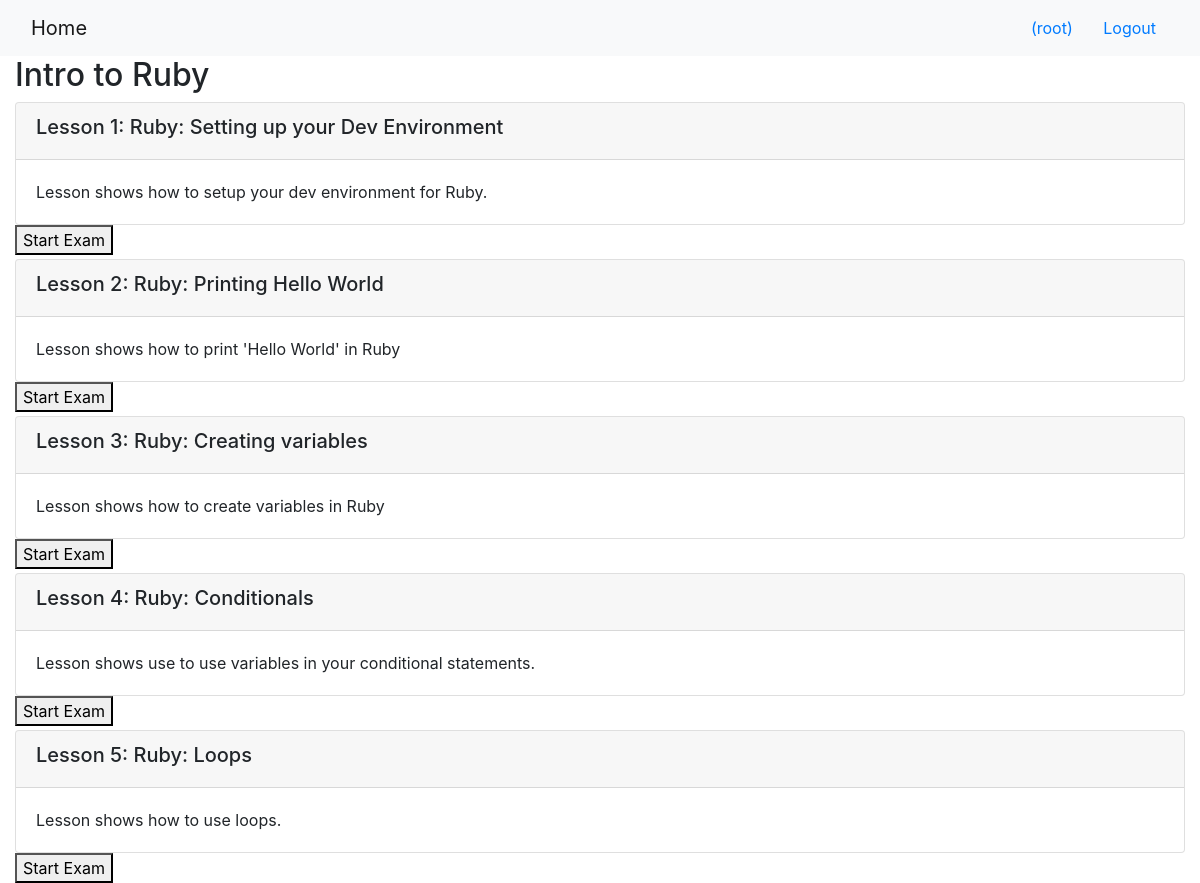
The app's page /onlinecourse/2/ (signed in) with its own data.
### onlinecourse/models.py (models this page shows, shortened)
class Course(models.Model):
    name = models.CharField(null=False, max_length=30, default='online course')
    image = models.ImageField(upload_to='course_images/')
    description = models.CharField(max_length=1000)
    pub_date = models.DateField(null=True)
    instructors = models.ManyToManyField(Instructor)
    users = models.ManyToManyField(settings.AUTH_USER_MODEL, through='Enrollment')
    total_enrollment = models.IntegerField(default=0)
    is_enrolled = False

class Lesson(models.Model):
    title = models.CharField(max_length=200, default="title")
    order = models.IntegerField(default=0)
    course = models.ForeignKey(Course, on_delete=models.CASCADE)
    content = models.TextField()

### onlinecourse/views.py (the view)
# urls.py: path('<int:pk>/', views.CourseDetailView.as_view(), name='course_details'),
class CourseDetailView(generic.DetailView):
    model = Course
    template_name = 'onlinecourse/course_detail_bootstrap.html'

### onlinecourse/templates/onlinecourse/course_detail_bootstrap.html (shortened to what this page needs)
<!DOCTYPE html>
<html lang="en">
<head>
     {% load static %}
    <link rel="stylesheet" href="https://maxcdn.bootstrapcdn.com/bootstrap/4.5.2/css/bootstrap.min.css">
</head>
<body>
    <nav class="navbar navbar-light bg-light">
        <div class="container-fluid">
            <div class="navbar-header">
                  <a class="navbar-brand" href="{% url 'onlinecourse:index' %}">Home</a>
            </div>
            <ul class="nav navbar-nav navbar-right">
                {% if user.is_authenticated %}
                <li>
                    <a class="btn btn-link" href="#">{{ user.first_name }}({{ user.username }})</a>
                    <a class="btn btn-link" href="{% url 'onlinecourse:logout' %}">Logout</a>
                </li>
                {% endif %}
            </ul>
        </div>
    </nav>
    <div class="container-fluid">
            <h2>{{ course.name }}</h2>
            <div class="card-columns-vertical">
                {% for lesson in course.lesson_set.all %}
                    <div class="card mt-1">
                        <div class="card-header"><h5>Lesson {{lesson.order|add:1}}: {{lesson.title}}</h5></div>
                        <div class="card-body">{{lesson.content}}</div>
                    </div>
                    {% if user.is_authenticated %}
                        <button data-toggle="collapse" data-target="#exam_{{lesson.order}}">Start Exam</button>
                    {% endif %}
                {% endfor %}
            </div>
    </div>
</body>
</html>

### records on screen
Course: name "Intro to Ruby"
Lesson: order|add "1", title "Ruby: Setting up your Dev Environment", content "Lesson shows how to setup your dev environment for Ruby."
Lesson: order|add "2", title "Ruby: Printing Hello World", content "Lesson shows how to print 'Hello World' in Ruby"
Lesson: order|add "3", title "Ruby: Creating variables", content "Lesson shows how to create variables in Ruby"
Lesson: order|add "4", title "Ruby: Conditionals", content "Lesson shows use to use variables in your conditional statements."
Lesson: order|add "5", title "Ruby: Loops", content "Lesson shows how to use loops."

### other values on screen
{{ user.username }} "root"
